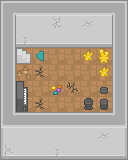

The image is a tile-based game level rendered from a .tmx file. Its description and complete source (layers, tilesets, objects, tile grids) follow:
An orthogonal 8x10 tile map with 16x16 px tiles, 4 tile layers (Ground Terrain, Deco0, Deco1, Above0), 4 hidden layers not drawn.

<map version="1.4" tiledversion="1.4.3" orientation="orthogonal" renderorder="right-down" width="8" height="10" tilewidth="16" tileheight="16" infinite="0" backgroundcolor="#000000" nextlayerid="9" nextobjectid="1">
 <editorsettings>
  <export target="Lilypad Castle Basement.json" format="json" />
 </editorsettings>
 <tileset firstgid="1" source="roguelikeSheet.tsx" />
 <layer id="1" name="Ground Terrain" width="8" height="10">
  <data encoding="csv">
264,264,264,264,264,264,264,264,
264,264,264,264,264,264,264,264,
264,264,264,264,264,264,264,264,
264,264,264,264,264,264,264,264,
264,264,264,264,264,264,264,264,
264,264,264,264,264,264,264,264,
264,264,264,264,264,264,264,264,
264,264,264,264,264,264,264,264,
264,264,264,264,264,264,264,264,
264,264,264,264,264,264,264,264
</data>
 </layer>
 <layer id="2" name="Deco0" width="8" height="10">
  <data encoding="csv">
0,0,0,0,0,0,0,0,
0,1316,1316,1661,1316,1747,1316,0,
0,1745,1311,1311,1311,1311,1311,0,
0,1570,2471,0,0,0,0,0,
0,0,65,0,0,0,0,0,
0,0,0,0,151,0,0,0,
0,0,65,0,0,0,0,0,
0,0,0,0,0,0,0,0,
0,0,0,0,0,0,0,0,
0,0,0,0,0,0,0,0
</data>
 </layer>
 <layer id="4" name="Deco1" width="8" height="10">
  <data encoding="csv">
0,0,0,0,0,0,0,0,
0,0,0,0,0,0,0,0,
0,0,0,0,0,0,0,0,
0,0,0,0,0,2021,2107,0,
0,318,0,0,0,0,2021,0,
0,3380,0,807,0,0,3826,0,
0,3466,0,0,0,1428,3911,0,
0,0,0,0,0,0,0,0,
0,0,0,0,0,0,0,0,
0,0,0,0,0,0,0,0
</data>
 </layer>
 <layer id="3" name="Above0" width="8" height="10">
  <data encoding="csv">
1056,1054,1054,1054,1054,1054,1054,1057,
1141,0,0,0,0,0,0,1141,
1141,0,0,0,0,0,0,1141,
1141,0,0,0,0,0,0,1141,
1141,0,0,0,0,0,0,1141,
1141,0,0,0,0,0,0,1141,
1141,0,0,0,0,0,0,1141,
1142,1054,1054,1054,1054,1054,1054,1143,
1315,1316,1316,1316,1316,1316,1747,1317,
1744,1311,1311,1745,1311,1311,1311,1314
</data>
 </layer>
 <layer id="5" name="Collision" width="8" height="10" visible="0">
  <data encoding="csv">
2122,2122,2122,2122,2122,2122,2122,2122,
2122,2122,2122,2122,2122,2122,2122,2122,
2122,2122,2122,2122,2122,2122,2122,2122,
2122,1864,0,0,0,2122,2122,2122,
2122,0,0,0,0,0,2122,2122,
2122,2122,0,0,0,0,2122,2122,
2122,2122,0,0,0,2122,2122,2122,
2122,0,0,0,0,0,0,2122,
2122,2122,2122,2122,2122,2122,2122,2122,
2122,2122,2122,2122,2122,2122,2122,2122
</data>
 </layer>
 <layer id="6" name="Lilypad Castle:1568:288:left:" width="8" height="10" visible="0">
  <data encoding="csv">
0,0,0,0,0,0,0,0,
0,0,0,0,0,0,0,0,
0,0,0,0,0,0,0,0,
0,2036,0,0,0,0,0,0,
0,0,0,0,0,0,0,0,
0,0,0,0,0,0,0,0,
0,0,0,0,0,0,0,0,
0,0,0,0,0,0,0,0,
0,0,0,0,0,0,0,0,
0,0,0,0,0,0,0,0
</data>
 </layer>
 <layer id="7" name="Broken Piano:activator3:" width="8" height="10" visible="0">
  <data encoding="csv">
0,0,0,0,0,0,0,0,
0,0,0,0,0,0,0,0,
0,0,0,0,0,0,0,0,
0,0,0,0,0,0,0,0,
0,0,0,0,0,0,0,0,
0,0,0,0,0,1692,0,0,
0,0,0,0,1692,0,0,0,
0,0,0,0,1692,0,0,0,
0,0,0,0,0,0,0,0,
0,0,0,0,0,0,0,0
</data>
 </layer>
 <layer id="8" name="Missing Candies:activator:" width="8" height="10" visible="0">
  <data encoding="csv">
0,0,0,0,0,0,0,0,
0,0,0,0,0,0,0,0,
0,0,0,0,0,0,0,0,
0,0,0,0,0,0,0,0,
0,0,0,0,0,0,0,0,
0,0,0,1692,0,0,0,0,
0,0,0,0,0,0,0,0,
0,0,0,0,0,0,0,0,
0,0,0,0,0,0,0,0,
0,0,0,0,0,0,0,0
</data>
 </layer>
</map>
